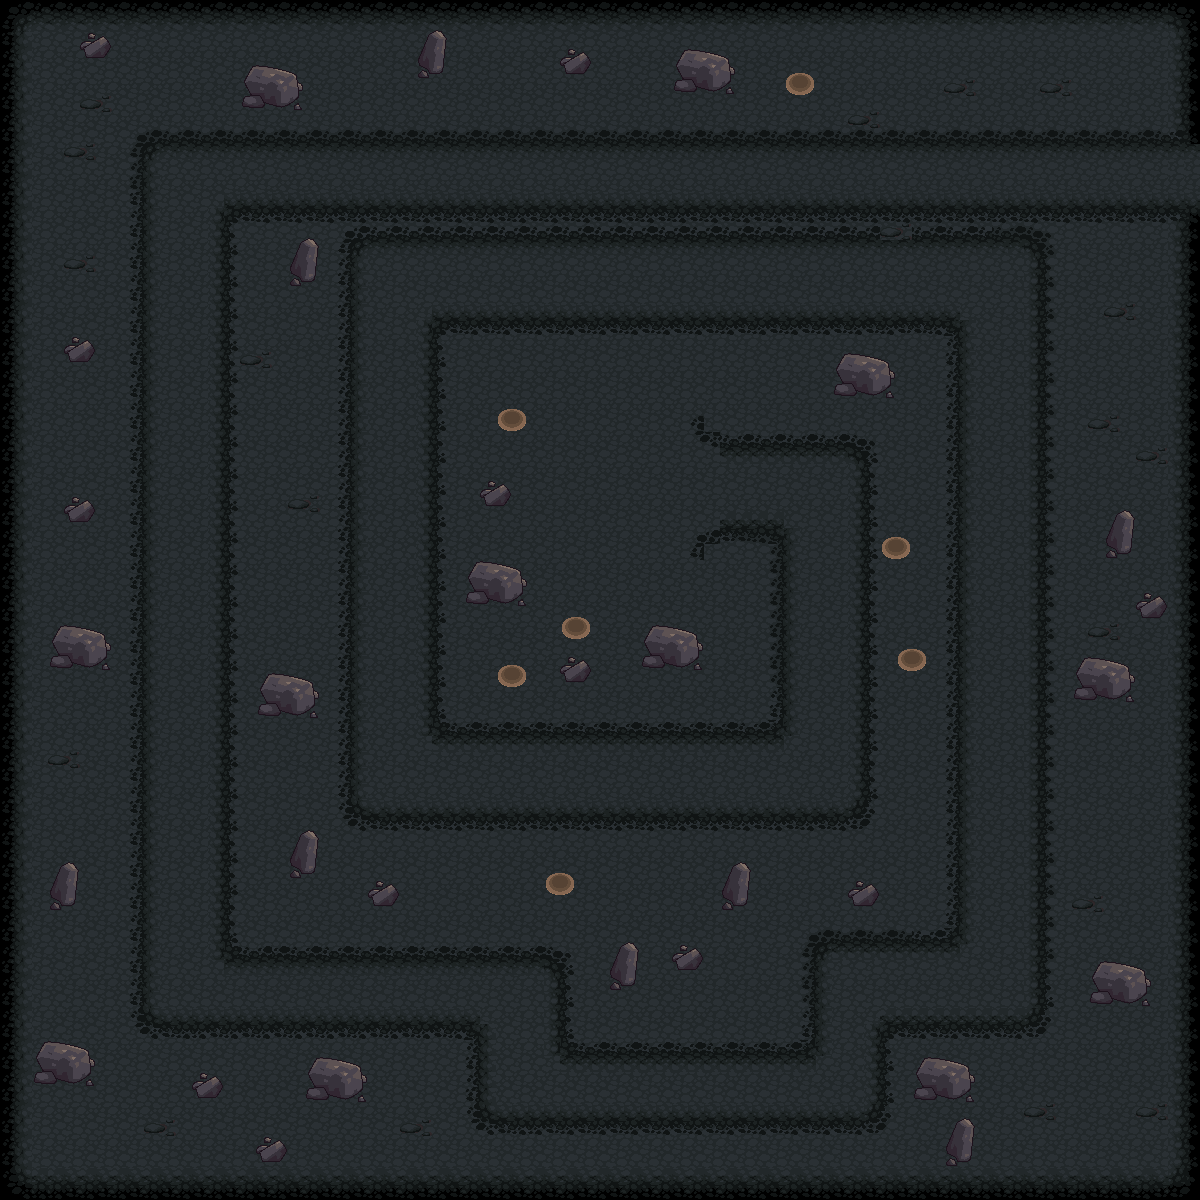

A 2D game scene composited from a Tiled map and its tileset images. What follows is a short description and the map's XML, with each tile layer's data collapsed to a summary:
An orthogonal 75x75 tile map with 16x16 px tiles, 4 tile layers (terrain, background, foreground, events), 4 tilesets.

<map version="1.0" orientation="orthogonal" renderorder="right-down" width="75" height="75" tilewidth="16" tileheight="16" nextobjectid="1">
 <tileset firstgid="1" name="tileset" tilewidth="16" tileheight="16" tilecount="5777">
  <image source="../../tileset.png" width="1744" height="848" />
 </tileset>
 <tileset firstgid="5778" name="terrain" tilewidth="16" tileheight="16" tilecount="4096">
  <image source="../../terrain.png" width="1024" height="1024" />
 </tileset>
 <tileset firstgid="9874" name="tileset-biome" tilewidth="16" tileheight="16" tilecount="9384">
  <image source="../../tileset-biome.png" width="2176" height="1104" />
 </tileset>
 <tileset firstgid="19258" name="tileset-advance" tilewidth="16" tileheight="16" tilecount="7984">
  <image source="../../tileset-advance.png" width="128" height="15971" />
 </tileset>
 <layer name="terrain" width="75" height="75">
  <data>[5625 cells, 5623 non-empty, 32 distinct tile ids]</data>
 </layer>
 <layer name="background" width="75" height="75">
  <data>[5625 cells, 946 non-empty, 50 distinct tile ids]</data>
 </layer>
 <layer name="foreground" width="75" height="75">
  <data>[5625 cells, 80 non-empty, 8 distinct tile ids]</data>
 </layer>
 <objectgroup name="collisionobjects" />
 <layer name="events" width="75" height="75">
  <data>[5625 cells, 0 non-empty, 0 distinct tile ids]</data>
 </layer>
</map>
